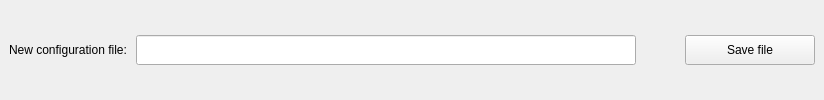
          <widget class="QFrame" name="frame">
           <property name="frameShape">
            <enum>QFrame::Shape::NoFrame</enum>
           </property>
           <property name="frameShadow">
            <enum>QFrame::Shadow::Raised</enum>
           </property>
           <layout class="QHBoxLayout" name="horizontalLayout_2">
            <property name="spacing">
             <number>9</number>
            </property>
            <property name="leftMargin">
             <number>9</number>
            </property>
            <property name="topMargin">
             <number>15</number>
            </property>
            <property name="rightMargin">
             <number>9</number>
            </property>
            <property name="bottomMargin">
             <number>15</number>
            </property>
            <item>
             <widget class="QLabel" name="cfg_file_label">
              <property name="text">
               <string>New configuration file:</string>
              </property>
             </widget>
            </item>
            <item>
             <widget class="QLineEdit" name="cfg_file_path">
              <property name="minimumSize">
               <size>
                <width>500</width>
                <height>30</height>
               </size>
              </property>
              <property name="maximumSize">
               <size>
                <width>500</width>
                <height>30</height>
               </size>
              </property>
             </widget>
            </item>
            <item>
             <spacer name="horizontalSpacer_2">
              <property name="orientation">
               <enum>Qt::Orientation::Horizontal</enum>
              </property>
              <property name="sizeHint" stdset="0">
               <size>
                <width>40</width>
                <height>20</height>
               </size>
              </property>
             </spacer>
            </item>
            <item>
             <widget class="QPushButton" name="create_config_bn">
              <property name="minimumSize">
               <size>
                <width>130</width>
                <height>30</height>
               </size>
              </property>
              <property name="maximumSize">
               <size>
                <width>16777215</width>
                <height>16777215</height>
               </size>
              </property>
              <property name="styleSheet">
               <string notr="true"/>
              </property>
              <property name="text">
               <string>Save file</string>
              </property>
             </widget>
            </item>
           </layout>
          </widget>
